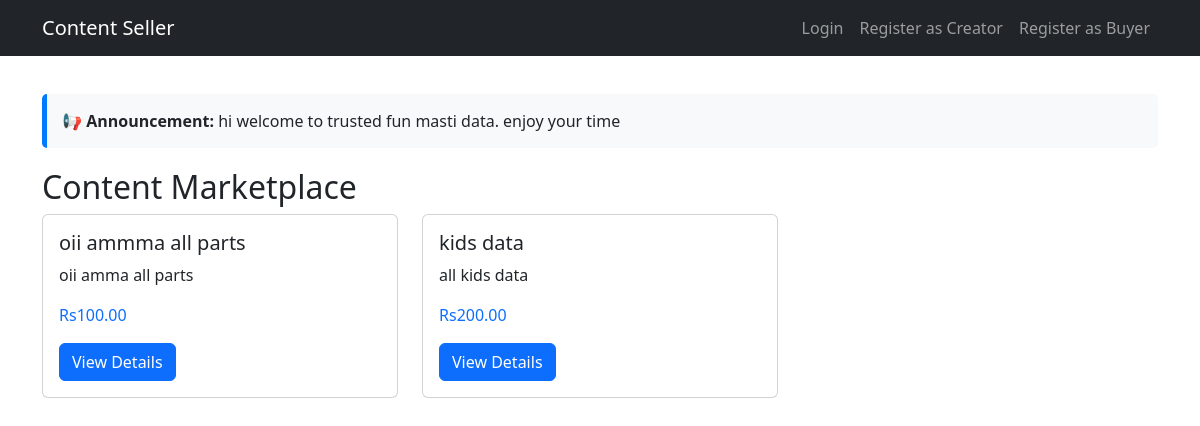
Page /content/ on the earlier database version.
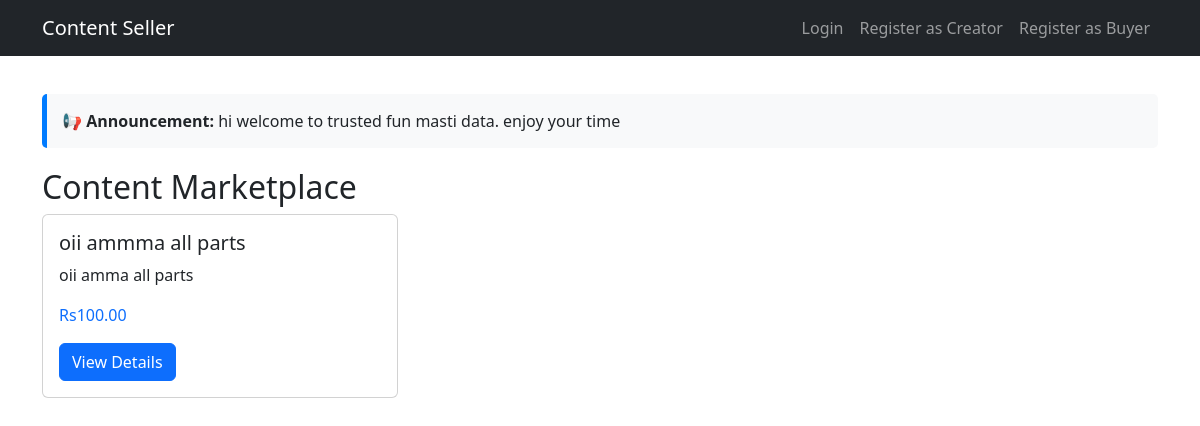
Same page on the later database version.
### content/models.py (models this page shows, shortened)
class Content(models.Model):
    CONTENT_TYPES = (
        ('link', 'Link'),
        ('video', 'Video'),
    )
    zip_file = models.FileField(upload_to='content_zips/', blank=True, null=True, help_text="Upload a ZIP file containing all videos")
    creator = models.ForeignKey(settings.AUTH_USER_MODEL, on_delete=models.CASCADE, limit_choices_to={'role': 'creator'})
    title = models.CharField(max_length=200)
    description = models.TextField()
    content_type = models.CharField(max_length=10, choices=CONTENT_TYPES)
    link_url = models.URLField(blank=True, null=True)
    video_file = models.FileField(upload_to='videos/', blank=True, null=True)
    price = models.DecimalField(max_digits=10, decimal_places=2)
    is_active = models.BooleanField(default=True)
    is_approved = models.BooleanField(default=False, help_text="Admin approval required before buyers can see")
    created_at = models.DateTimeField(auto_now_add=True)
    updated_at = models.DateTimeField(auto_now=True)

### content/views.py (the view)
# urls.py: path('', views.content_list, name='content_list'),
def content_list(request):
    contents = Content.objects.filter(is_active=True, is_approved=True)
    return render(request, 'content/content_list.html', {'contents': contents})

### content/context_processors.py (called while the page is built)
def admin_message(request):
    msg = SiteMessage.objects.filter(is_active=True).first()
    return {'admin_message': msg.message if msg else None}

### templates/content/content_list.html (shortened to what this page needs)
{% extends "base.html" %}
{% block content %}
<h2>Content Marketplace</h2>
<div class="row">
    {% for content in contents %}
        <div class="col-md-4 mb-4">
            <div class="card h-100">
                <div class="card-body">
                    <h5 class="card-title">{{ content.title }}</h5>
                    <p class="card-text">{{ content.description|truncatewords:20 }}</p>
                    <p class="text-primary">Rs{{ content.price }}</p>
                    <a href="{% url 'content_detail' content.id %}" class="btn btn-primary">View Details</a>
                </div>
            </div>
        </div>
    {% empty %}
        <p>No content available yet.</p>
    {% endfor %}
</div>
{% endblock %}

Differences in the rows shown:
removed Content: title "kids data", description "all kids data", price "200.00"
